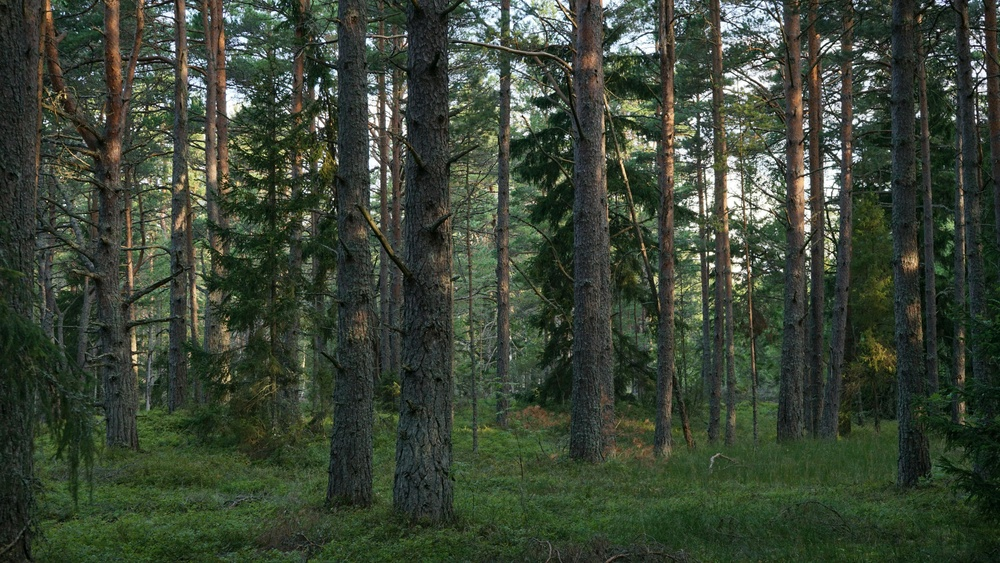
#> input picture data/reference/input.jpg, 1000 x 563 px, shrunk from 6000 x 3376 before the run, given in place of out_blur.png, which was not available; the run also reads 1 picture not shown here
$ jupyter execute --allow-errors cuda_pipeline.ipynb   (shell and % lines are left out)   (text cells are left out)
#> lines starting #> are read from the running program, lines starting #| are printed output that depends on the picture; pictures that were not available may be replaced by others from this repository, and a replacement may not be noted
[cell 1]
# 1. Confirm GPU

[cell 2]
# 2. Setup project layout, fetch stb_image headers (single-header public-domain image I/O)
import os, urllib.request, pathlib
for d in ["kernels", "data/reference", "results"]:
    pathlib.Path(d).mkdir(parents=True, exist_ok=True)

stb_base = "https://raw.githubusercontent.com/nothings/stb/master/"
#> (the rest of this cell did not finish here and is left out)

[cell 3]
# 3. Upload input.jpg + reference PNGs
from google.colab import files
import shutil, os
print("Select: input.jpg + out_blur.png, out_sobel.png, out_sharp.png, out_bc.png, out_histeq.png")
uploaded = files.upload()
#> the answer given: input.jpg
for fn in list(uploaded):
    if fn.startswith("out_"):
        shutil.move(fn, f"data/reference/{fn}")
print("\ndata/reference/ →", sorted(os.listdir("data/reference")))
print("input.jpg present:", os.path.exists("input.jpg"))

[cell 4]
# 5. Compile with nvcc. -arch=sm_70 covers V100/T4/A100 (forward-compatible PTX).
import subprocess, sys
cmd = ["nvcc", "-O3", "-std=c++14", "-arch=sm_70", "cuda_pipeline.cu", "-o", "cuda_pipeline"]
print(" ".join(cmd))
#> (the rest of this cell did not finish here and is left out)

[cell 5]
# 6. Run all 6 filter configs (blur_naive, blur_tiled, sobel, sharp, bc, histeq)
import subprocess
#> (the rest of this cell did not finish here and is left out)

[cell 6]
# 7. Parse the breakdown CSV and show a tidy table
import pandas as pd
df = pd.read_csv("results/cuda.csv")
#> (reads results/cuda.csv from the repository)
df["total_ms"] = df["mean_s"] * 1000.0
df = df[["filter", "h2d_ms", "kernel_ms", "d2h_ms", "total_ms"]].copy()
df = df.round({"h2d_ms": 3, "kernel_ms": 3, "d2h_ms": 3, "total_ms": 3})
df

[cell 7]
import pandas as pd
import matplotlib.pyplot as plt

# 8. Naive vs tiled blur — the depth move
# The original error "KeyError: False" suggests that the boolean condition
# 'df.filter == "blur_naive"' might have unexpectedly evaluated to a scalar
# boolean 'False' instead of a boolean Series, causing pandas to attempt to
# index 'df' with a column named 'False', which does not exist.
#
# To address this, we will ensure that the selection always results in a DataFrame.
# We'll use .loc for explicit label-based indexing and add a check for an empty result.
selected_naive_rows = df.loc[df['filter'] == "blur_naive"]
if selected_naive_rows.empty:
    raise ValueError("No row found for filter 'blur_naive'. Check filter name or DataFrame content.")
naive = selected_naive_rows.iloc[0]

selected_tiled_rows = df.loc[df['filter'] == "blur_tiled"]
if selected_tiled_rows.empty:
    raise ValueError("No row found for filter 'blur_tiled'. Check filter name or DataFrame content.")
tiled = selected_tiled_rows.iloc[0]

speedup = naive.kernel_ms / tiled.kernel_ms
print(f"Naive blur kernel : {naive.kernel_ms:.3f} ms")
print(f"Tiled blur kernel : {tiled.kernel_ms:.3f} ms")
print(f"Tiled speedup     : {speedup:.2f}x  (shared-memory tile reuse)")

fig, ax = plt.subplots(figsize=(6,4))
labels = ["naive\n(global-mem reads)", "tiled\n(shared-mem reuse)"]
ax.bar(labels, [naive.kernel_ms, tiled.kernel_ms], color=["#d97757","#3a8d99"])
ax.set_ylabel("Kernel time (ms)")
ax.set_title(f"Blur 5x5 kernel: naive vs tiled — {speedup:.2f}x speedup")
for i, v in enumerate([naive.kernel_ms, tiled.kernel_ms]):
    ax.text(i, v, f"{v:.2f} ms", ha="center", va="bottom")
plt.tight_layout(); plt.show()
#> after `plt.tight_layout()`:
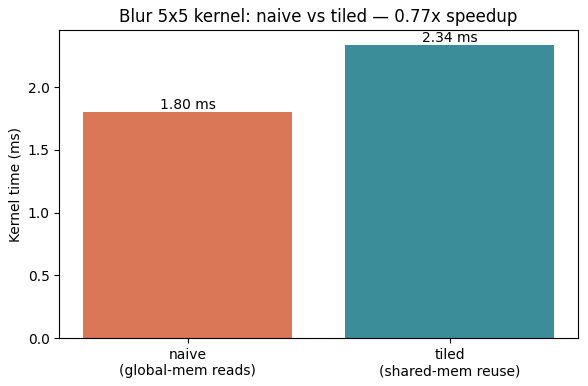
#> figure drawn by matplotlib, 1 panel

[cell 8]
# 9. PSNR validation against the C sequential reference outputs.
# CUDA is not bit-identical to seq (FP order on GPU differs); we use the same
# tolerance as bench/correctness.py: PSNR > 40 dB AND maxDiff <= 2.
import numpy as np
from PIL import Image

def psnr(a, b):
    a = a.astype(np.float64); b = b.astype(np.float64)
    mse = np.mean((a - b) ** 2)
    if mse == 0: return float("inf"), 0.0
    return 20.0 * np.log10(255.0 / np.sqrt(mse)), float(np.max(np.abs(a - b)))

# Map cuda filter names to the seq reference filename
ref_map = {
    "blur_naive": "blur", "blur_tiled": "blur",
    "sobel": "sobel", "sharp": "sharp",
    "bc": "bc", "histeq": "histeq",
}
print(f"{'cuda filter':<15s} {'PSNR(dB)':>10s} {'maxDiff':>8s}  status")
print("-" * 55)
all_ok = True
for fname, ref_name in ref_map.items():
    ref_path = f"data/reference/out_{ref_name}.png"
    cand_path = f"results/cuda_{fname}.png"
    try:
        ref = np.asarray(Image.open(ref_path).convert("L"))
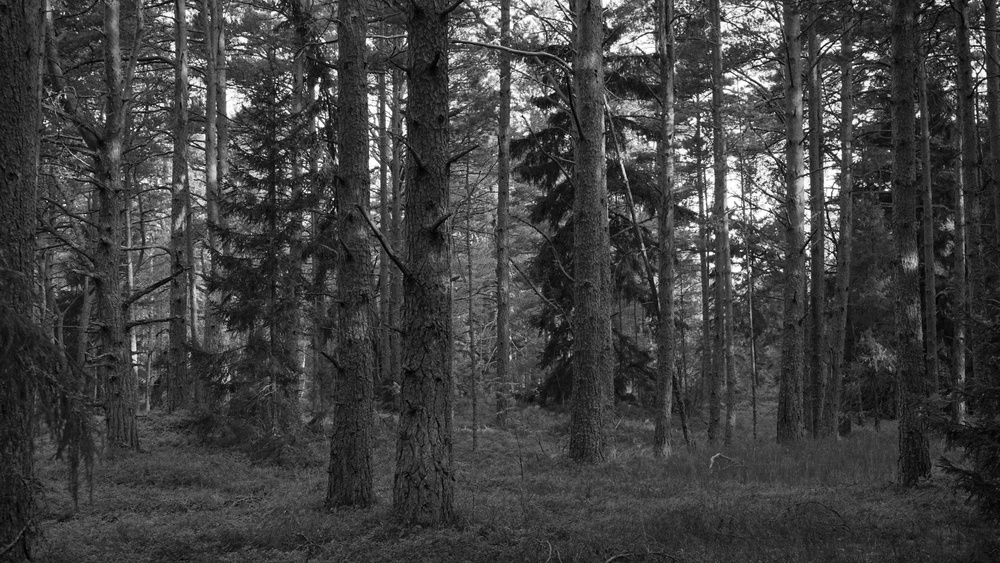
#> ref: shape (563, 1000); min 1, max 255, mean 64.4
        cand = np.asarray(Image.open(cand_path).convert("L"))
    except FileNotFoundError as e:
        print(f"{fname:<15s} missing: {e.filename}")
        all_ok = False
        continue
    p, mx = psnr(ref, cand)
#> in psnr, `mse = np.mean((a - b) ** 2)`: mse = 0
#> p = inf; mx = 0
    ok = (p > 40.0) and (mx <= 2.0)
#> ok = True
    if not ok: all_ok = False
    ps = "inf" if p == float("inf") else f"{p:.2f}"
#> ps = 'inf'
    tag = "OK" if ok else "FAIL"
#> tag = 'OK'
    print(f"{fname:<15s} {ps:>10s} {mx:>8.1f}  {tag}")
#| blur_naive             inf      0.0  OK
print("-" * 55)
print("All within tolerance" if all_ok else "Some outputs exceed tolerance — check FP differences")
#| Some outputs exceed tolerance — check FP differences

[cell 9]
# 10. H2D / kernel / D2H breakdown — the GPU-economics chart
import matplotlib.pyplot as plt
import numpy as np

# Skip blur_naive in the breakdown chart (we keep blur_tiled as the canonical blur)
# Fix: Use df['filter'] instead of df.filter to explicitly access the column
# as 'filter' is also a method of pandas.DataFrame, which was causing the KeyError: True.
plot_df = df[df['filter'] != "blur_naive"].set_index("filter")
#> plot_df = table of 5 rows and 4 columns
plot_df = plot_df.reindex(["blur_tiled", "sobel", "sharp", "bc", "histeq"])

fig, ax = plt.subplots(figsize=(8, 4.5))
x = np.arange(len(plot_df))
#> x = [0, 1, 2, 3, 4]
ax.bar(x, plot_df.h2d_ms,    label="H2D",    color="#d97757")
ax.bar(x, plot_df.kernel_ms, bottom=plot_df.h2d_ms, label="Kernel", color="#3a8d99")
ax.bar(x, plot_df.d2h_ms,    bottom=plot_df.h2d_ms + plot_df.kernel_ms, label="D2H", color="#a4c763")
ax.set_xticks(x); ax.set_xticklabels(plot_df.index, rotation=15)
ax.set_ylabel("Time (ms, mean of 10)")
ax.set_title("CUDA per-filter time breakdown (T4, 6000x3376 grayscale)")
ax.legend()
plt.tight_layout(); plt.show()
#> after `plt.tight_layout()`:
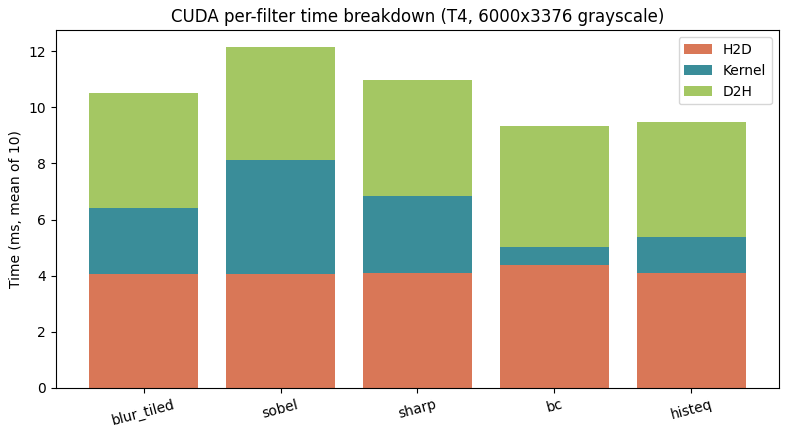
#> figure drawn by matplotlib, 1 panel; tallest bar 4.37 high, from x = 2.6 to 3.4; tallest bar 4.07 high, from x = 0.6 to 1.4; tallest bar 4.31 high, from x = 2.6 to 3.4

print("\nObservations to note for the report:")
for f, row in plot_df.iterrows():
    transfer = row.h2d_ms + row.d2h_ms
    pct_transfer = 100 * transfer / (transfer + row.kernel_ms)
    print(f"  {f:<12s}  transfer = {pct_transfer:5.1f}% of total  (kernel={row.kernel_ms:.2f}ms, H2D+D2H={transfer:.2f}ms)")
#> this loop made 5 passes
#> (f, transfer, pct_transfer) on passes 1 to 5: ('blur_tiled', 8.19, 77.81), ('sobel', 8.07, 66.46), ('sharp', 8.21, 74.94), ('bc', 8.68, 93.07), ('histeq', 8.21, 86.6)
#|   blur_tiled    transfer =  77.8% of total  (kernel=2.34ms, H2D+D2H=8.19ms)
#|   sobel         transfer =  66.5% of total  (kernel=4.07ms, H2D+D2H=8.07ms)
#|   sharp         transfer =  74.9% of total  (kernel=2.75ms, H2D+D2H=8.21ms)
#|   bc            transfer =  93.1% of total  (kernel=0.65ms, H2D+D2H=8.68ms)
#|   histeq        transfer =  86.6% of total  (kernel=1.27ms, H2D+D2H=8.21ms)
